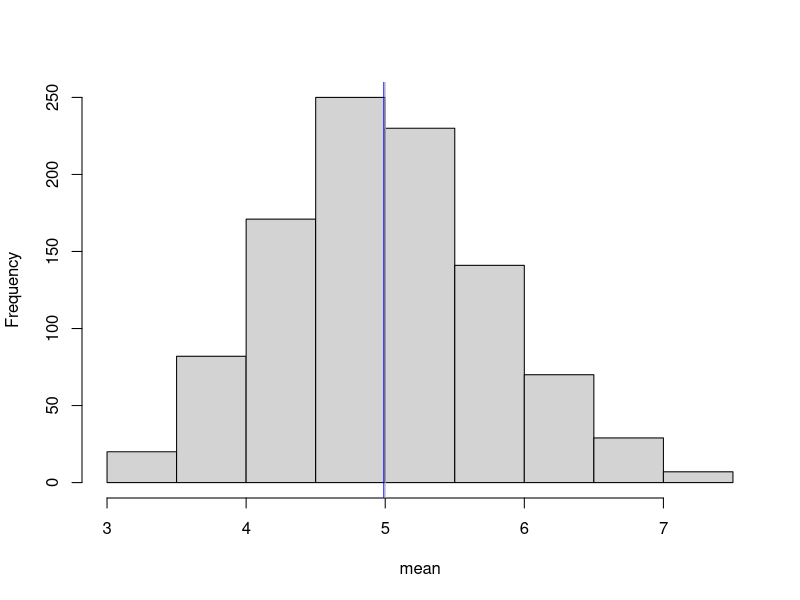
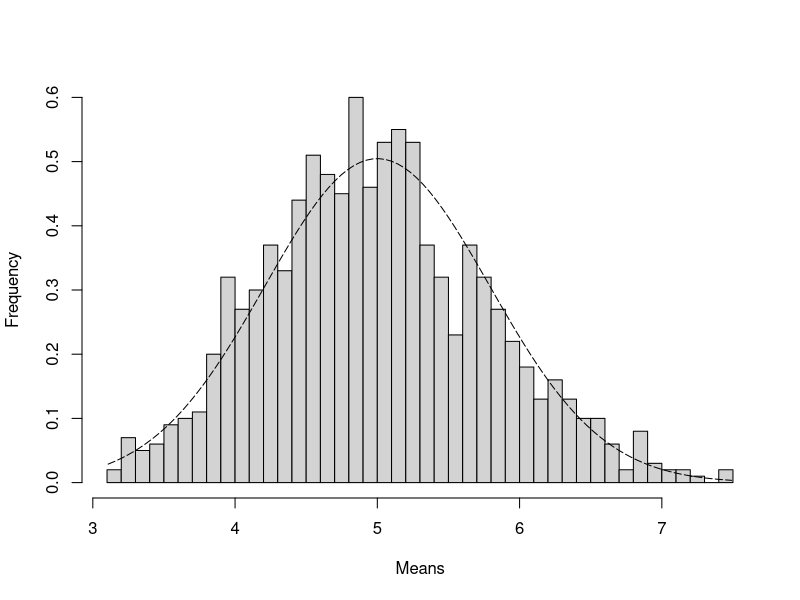
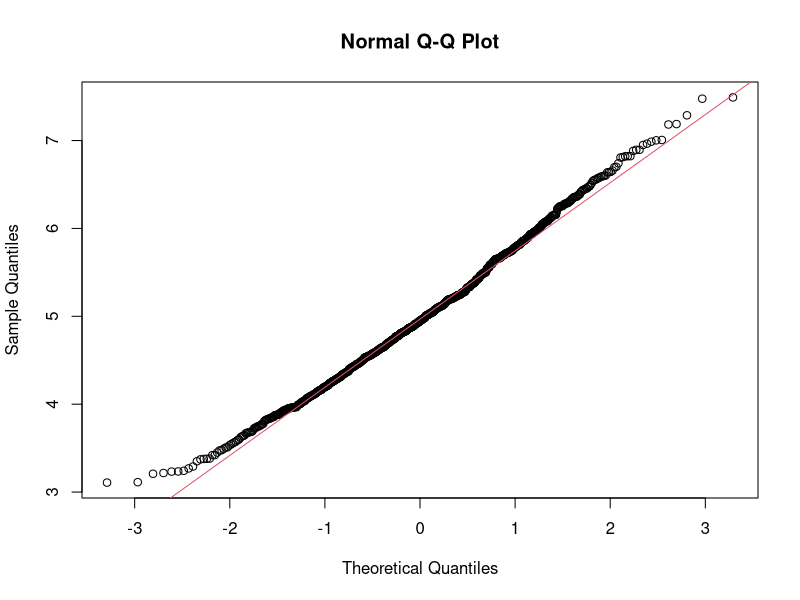

These figures' R source, in order:
## ---- chunk 1
knitr::opts_chunk$set(fig.path='Figs/', warning=FALSE, message=FALSE)
## ---- chunk 2
set.seed(1)
lambda <- 0.2; n <- 40; s <- 1000
sim <- replicate(s, rexp(n, lambda))
meanE <- apply(sim, 2, mean)
## ---- chunk 3
meanS <- mean(meanE); meanS
meanT <- 1/lambda; meanT
## ---- chunk 4
varS <- (sd(meanE))^2; varS
varT <- ((1/lambda)*(1/sqrt(n)))^2; varT
## ---- chunk 5
mean(meanS) + c(-1, 1) * 1.96 * sqrt(varS)/sqrt(n)
## ---- chunk 6
shapiro.test(meanE)
## ---- chunk 7
hist(meanE, xlab = "mean", main = "")
abline(v = meanS, col = "blue")
abline(v = meanT, col = "grey")
## ---- chunk 8
xfit <- seq(min(meanE), max(meanE), length=100)
yfit <- dnorm(xfit, mean=meanT, sd=sqrt(varT))
hist(meanE,breaks=n,prob=T,xlab = "Means",main="",ylab="Frequency"); lines(xfit, yfit, pch=25, lty=5)
## ---- chunk 9
qqnorm(meanE); qqline(meanE, col = 2)
